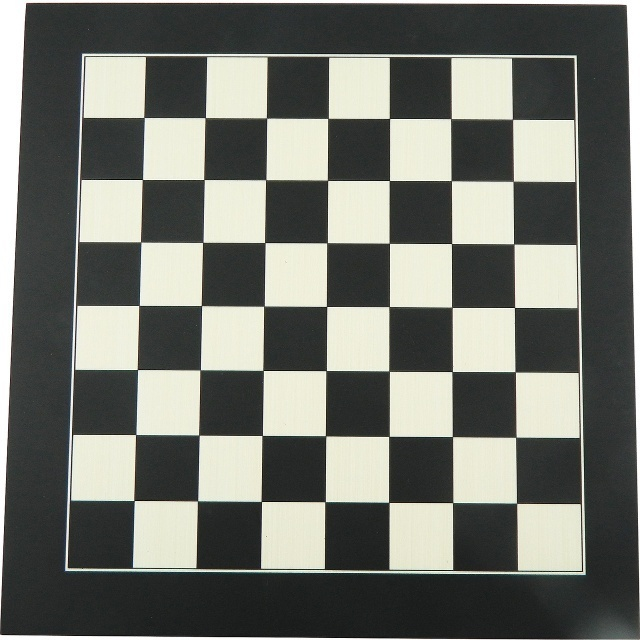
#> input picture classic/ph/example.jpg, 640 x 640 px
$ jupyter execute features.ipynb
#> lines starting #> are read from the running program, lines starting #| are printed output that depends on the picture; after the words box and inside, x2 and y2 are one past the last pixel; in counts of white or black regions, pixels touching at a corner belong together
[cell 1]
import cv2 as cv
from matplotlib import pyplot as plt
import numpy as np

[cell 2]
def imshow(image):
    cv.imshow('image', image)
    cv.waitKey(0)
    cv.destroyWindow('image')

#### Basics

features в cv - это уникальные, для изображения его части(области), они полезны, например, для задач отслеживания (SLAM)
или объединения фотографий. Фич может быть множество, но какие из них хорошие ? Нагло сопрем картинку с туториала opencv

на этой картинке фичи А и В не очень хороши. Это просто плоскости на изображении. Вырезав их из
изображения вернуть на место будет затруднительно. То же самое и с фичами C и D. Это по сути края
крыши, но так или иначе это может быть любая этого края. Вернуть на место такую фичу тоже невозможно.
Зато фичи E и F это углы, которые всегда уникальны. Так что это классные фичи, которыми можно хорошо описать картинку. Теперь можно перейти к более общей картинке

на ней все тоже очень просто. Синяя область это такая же плоскость, так что взяв его в качестве
фичи, мы скорее всего не сможем восстановить его местоположение. Черная, это фичи C и D из прошлой
картинки. С ней тоже не все так просто. А вот красная область, это снова угол, так что это хорошая
фича, так что брать её можно смело.
Что мы собственно с ней делаем ? Мы берем эту область и описываем её. По человечески это было бы что то
вроде это угол слева направо, с выходящим карнизом и небом на ним. Примерно то же самое делает алгоритм
Первый этап Feature Detection - обнаружение
Второй этап Feature Description - описание

#### Harris Corner Detector

Просто алогоритм, построенный на идее резкого перепада значения Sobel-производных в районе границ.


у нас 3 настраимых параметра в функции opencv.
blocksize - Отвечает за количество соседей, которым будет присвоен вес и для которых будет вычислена производная
ksize - размер окна свертки в Sobel свертке
k - свободный параметр из формулы оценки

Для алгоритма(вообще для вычисления производной) нужно, чтобы картинка обязательно была серой.

[cell 3]
img = cv.imread("./ph/example.jpg")
#> img is the input picture: shape (640, 640, 3); mean B, G, R 110.1, 117, 115


f = plt.figure(figsize=(20,20))
f.add_subplot(121)
plt.imshow(cv.cvtColor(img, cv.COLOR_BGR2RGB))

gray = cv.cvtColor(img, cv.COLOR_BGR2GRAY)

corners = cv.cornerHarris(np.float32(gray), 2, 3, 0.01)
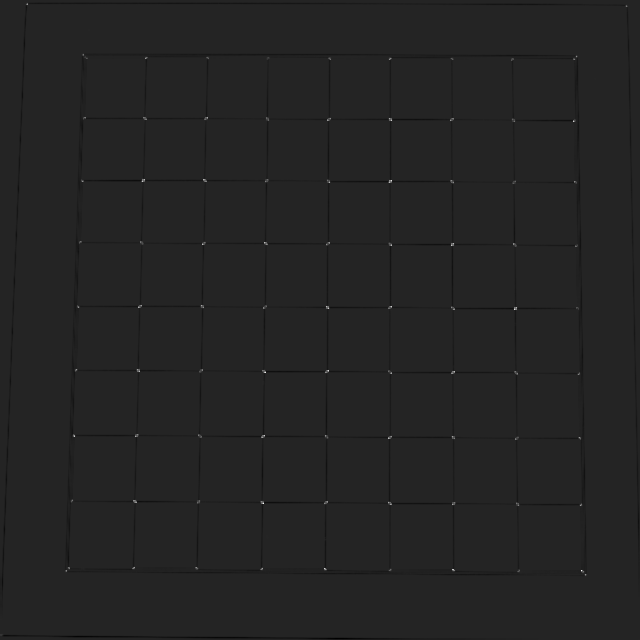
#> corners: shape (640, 640) float32; min -29722878, max 175334336, mean -351415; drawn with min black and max white
print(corners.shape)
#| (640, 640)
(x,y) = gray.shape
#> x = 640; y = 640
maxim = corners.max()
#> maxim = 175334336
for i in range(x):
    for j in range(y):
        # алгоритм расплывчато говорит, что если итоговое значение "большое", то это угол
        if corners[i,j] > 0.01 * maxim :
            cv.circle(img, (j,i), radius=2, thickness=1, color = (0,0,255))
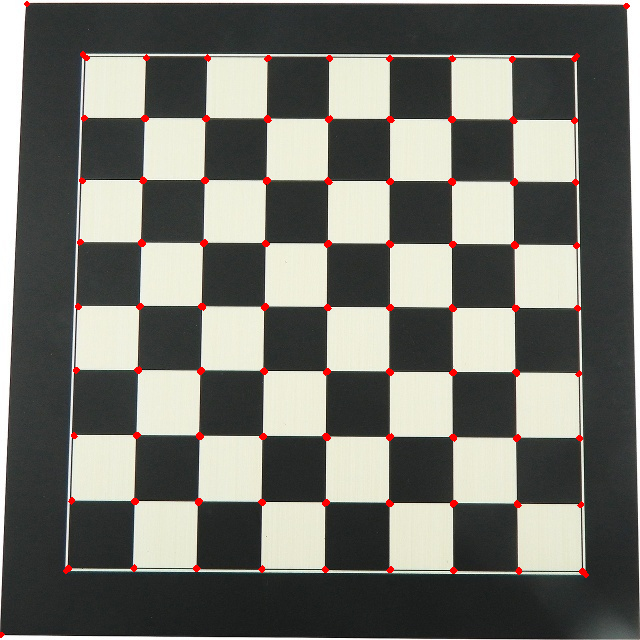
#> img: shape (640, 640, 3); 0.83% of pixels changed, all inside (x1, y1, x2, y2) = (0, 1, 630, 638)

f.add_subplot(122)
plt.imshow(cv.cvtColor(img, cv.COLOR_BGR2RGB))
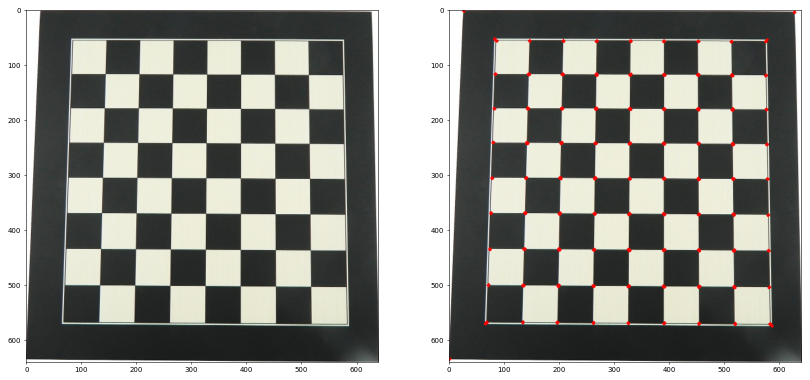
#> figure drawn by matplotlib, 2 panels

в теории, алогоритм детектит и ребра, так что можем поиграться с параметрами, исправить условие и отрисовать их

[cell 4]
img = cv.imread("./ph/example.jpg")


f = plt.figure(figsize=(20,20))
f.add_subplot(121)
plt.imshow(cv.cvtColor(img, cv.COLOR_BGR2RGB))

gray = cv.cvtColor(img, cv.COLOR_BGR2GRAY)

corners = cv.cornerHarris(np.float32(gray), 6, 11, 0.01)
print(corners.shape)
#| (640, 640)
(x,y) = gray.shape
maxim = corners.max()
#> maxim = 2.13e+16
for i in range(x):
    for j in range(y):
        # алгоритм расплывчато говорит, что если итоговое значение "большое", то это угол
        if corners[i,j] < 0:
            cv.circle(img, (j,i), radius=2, thickness=1, color = (0,0,255))
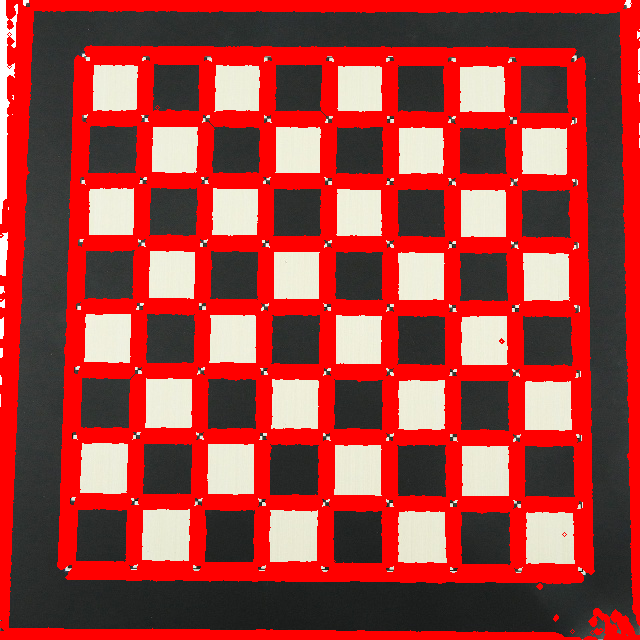
#> img: shape (640, 640, 3); mean B, G, R 58.3, 62.2, 165.3

f.add_subplot(122)
plt.imshow(cv.cvtColor(img, cv.COLOR_BGR2RGB))
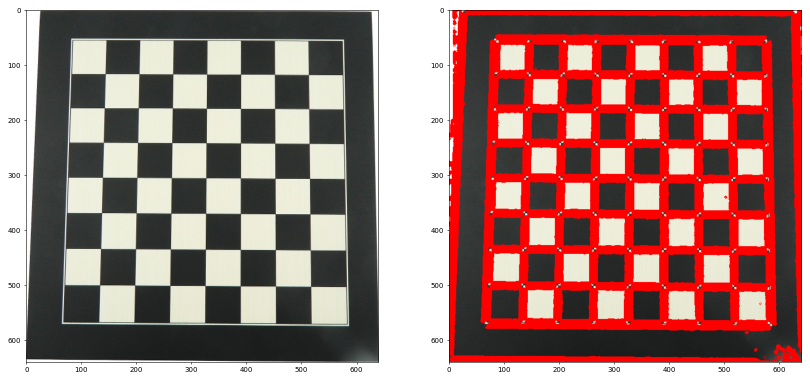
#> figure drawn by matplotlib, 2 panels

#### Good features to Track/Shi-Tomas corner

По большому счету это улучшение прошлого алгоиритма. Мы просто меняем критерий R, заменяя его минимумом двух собственных чисел. Алгос ищет все углы, преодолевающие порог,
выбирает те, что лежат дальше друг от друга, чем заданное расстояние, сортит по убыванию и берет первые n заданных.
итого 3 параметра:
1. количество углов (максимальное, может быть меньше), которые мы хотим найти
2. пороговое значение, для метрики R
3. Минимальное евклидово расстояние между углами. Почему, на пример не манхетенское, знает только создатель

[cell 5]
img = cv.imread("./ph/example.jpg")
grayed = cv.cvtColor(img, cv.COLOR_BGR2GRAY)
copy = img.copy()
corners = cv.goodFeaturesToTrack(grayed, 81, 0.01, 30)
#> corners = 81 rows, first 8: [514, 308], [390, 180], [262, 502], [327, 370], [264, 371], [388, 437], [264, 242], [453, 371]
for i in corners:
    x, y = i.ravel()
    cv.circle(copy, (np.int32(x),np.int32(y)), radius=2, color = (0,0,255), thickness=2)
#> this loop made 81 passes
#> (x, y) on passes 1 to 12: (514, 308), (390, 180), (262, 502), (327, 370), (264, 371), (388, 437), (264, 242), (453, 371), (263, 435), (203, 179), (326, 501), (141, 181)
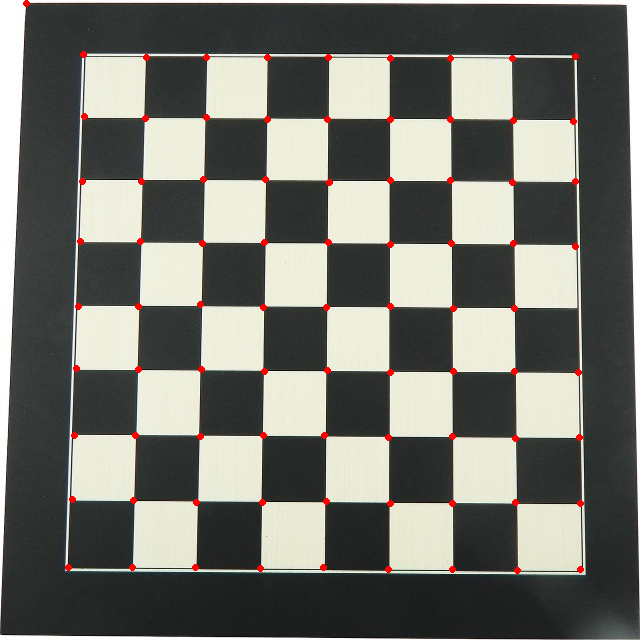
#> copy: shape (640, 640, 3); 0.73% of pixels changed, all inside (x1, y1, x2, y2) = (23, 0, 584, 574)

f = plt.figure(figsize=(20,20))
f.add_subplot(121)
plt.imshow(cv.cvtColor(img, cv.COLOR_BGR2RGB))
f.add_subplot(122)
plt.imshow(cv.cvtColor(copy, cv.COLOR_BGR2RGB))

#### Sift & Surf

Пацаны жестко патентуют алгоритмы. Учитывая, что пока что патент жив, наверное смысл с ними разбираться нет

#### ORB

Ну, это бесплатная альтернатива сифту и сёрфу. Он скейл инварантен, т.е. даже в случае рескейла картинки найдутся те же самые keypoints.

[cell 6]
img = cv.imread("./ph/example.jpg")
img = cv.resize(img, (640,640))
grayed = cv.cvtColor(img, cv.COLOR_BGR2GRAY)
# instance
orb = cv.ORB_create()

# locating keypoints
keypoints = orb.detect(grayed, None)
#> keypoints = 500 keypoints; strongest (x, y, size): (512, 308, 31), (262, 504, 31), (390, 178, 31), (264, 502, 31)

# now describing keypoints
keypoints, descriptors = orb.compute(grayed, keypoints)

finalImage = cv.drawKeypoints(img, keypoints, None, color=(0,0,255))
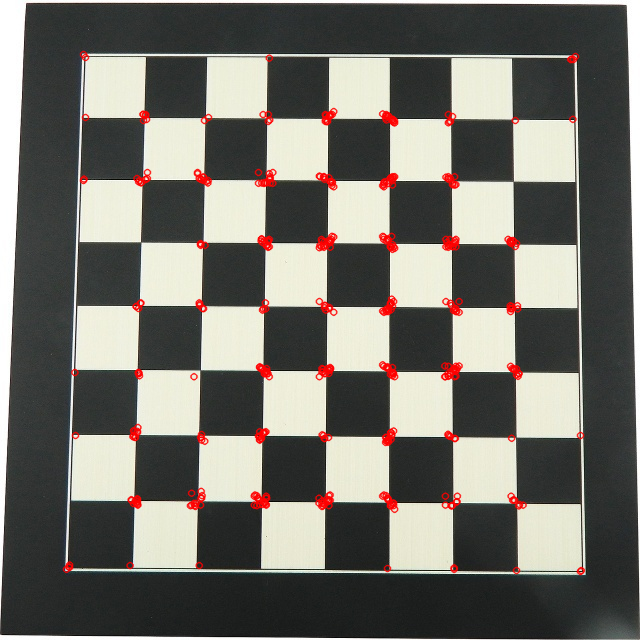
#> finalImage: shape (640, 640, 3); mean B, G, R 107.6, 114.3, 116.5
f = plt.figure(figsize=(20,20))
f.add_subplot(121)
plt.imshow(cv.cvtColor(img, cv.COLOR_BGR2RGB))
f.add_subplot(122)
plt.imshow(cv.cvtColor(finalImage, cv.COLOR_BGR2RGB))
